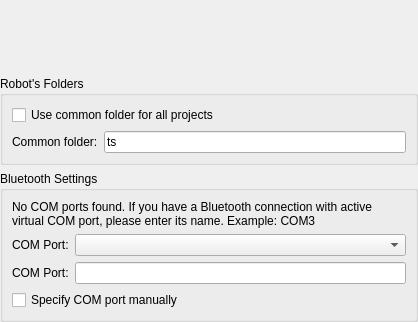
<?xml version="1.0" encoding="UTF-8"?>
<ui version="4.0">
 <class>Ev3AdditionalPreferences</class>
 <widget class="QWidget" name="Ev3AdditionalPreferences">
  <property name="geometry">
   <rect>
    <x>0</x>
    <y>0</y>
    <width>418</width>
    <height>322</height>
   </rect>
  </property>
  <property name="windowTitle">
   <string>Form</string>
  </property>
  <layout class="QGridLayout" name="gridLayout_3">
   <property name="leftMargin">
    <number>0</number>
   </property>
   <property name="topMargin">
    <number>0</number>
   </property>
   <property name="rightMargin">
    <number>0</number>
   </property>
   <property name="bottomMargin">
    <number>0</number>
   </property>
   <item row="0" column="0">
    <widget class="qReal::ui::ImagePicker" name="robotImagePicker" native="true">
    </widget>
   </item>
   <item row="1" column="0">
    <widget class="QGroupBox" name="RobotFoldersGroupBox">
     <property name="title">
      <string>Robot's Folders</string>
     </property>
     <layout class="QGridLayout" name="gridLayout_5">
      <item row="1" column="1">
       <widget class="QLineEdit" name="commonFolderNameLineEdit">
        <property name="sizePolicy">
         <sizepolicy hsizetype="Expanding" vsizetype="Fixed">
          <horstretch>0</horstretch>
          <verstretch>0</verstretch>
         </sizepolicy>
        </property>
        <property name="layoutDirection">
         <enum>Qt::LeftToRight</enum>
        </property>
        <property name="text">
         <string>ts</string>
        </property>
       </widget>
      </item>
      <item row="1" column="0">
       <widget class="QLabel" name="commonFolderNameLabel">
        <property name="sizePolicy">
         <sizepolicy hsizetype="Preferred" vsizetype="Preferred">
          <horstretch>0</horstretch>
          <verstretch>0</verstretch>
         </sizepolicy>
        </property>
        <property name="text">
         <string>Common folder:</string>
        </property>
       </widget>
      </item>
      <item row="0" column="0" colspan="2">
       <widget class="QCheckBox" name="commonFolderChecbox">
        <property name="text">
         <string>Use common folder for all projects</string>
        </property>
       </widget>
      </item>
     </layout>
    </widget>
   </item>
   <item row="2" column="0">
    <widget class="QGroupBox" name="bluetoothSettingsGroupBox">
     <property name="title">
      <string>Bluetooth Settings</string>
     </property>
     <layout class="QGridLayout" name="gridLayout_4">
      <item row="2" column="0">
       <widget class="QLabel" name="directInputComPortLabel">
        <property name="text">
         <string>COM Port:</string>
        </property>
       </widget>
      </item>
      <item row="0" column="0" colspan="2">
       <widget class="QLabel" name="noComPortsFoundLabel">
        <property name="text">
         <string>No COM ports found. If you have a Bluetooth connection with active virtual COM port, please enter its name. Example: COM3</string>
        </property>
        <property name="wordWrap">
         <bool>true</bool>
        </property>
       </widget>
      </item>
      <item row="1" column="0">
       <widget class="QLabel" name="comPortLabel">
        <property name="text">
         <string>COM Port:</string>
        </property>
       </widget>
      </item>
      <item row="1" column="1">
       <widget class="QComboBox" name="comPortComboBox">
        <property name="sizePolicy">
         <sizepolicy hsizetype="Expanding" vsizetype="Fixed">
          <horstretch>0</horstretch>
          <verstretch>0</verstretch>
         </sizepolicy>
        </property>
       </widget>
      </item>
      <item row="2" column="1">
       <widget class="QLineEdit" name="directInputComPortLineEdit"/>
      </item>
      <item row="3" column="0" colspan="2">
       <widget class="QCheckBox" name="manualComPortCheckbox">
        <property name="text">
         <string>Specify COM port manually</string>
        </property>
       </widget>
      </item>
     </layout>
    </widget>
   </item>
  </layout>
 </widget>
 <customwidgets>
  <customwidget>
   <class>qReal::ui::ImagePicker</class>
   <extends>QWidget</extends>
   <header>qrutils/widgets/imagePicker.h</header>
   <container>1</container>
  </customwidget>
 </customwidgets>
 <resources/>
 <connections/>
</ui>
